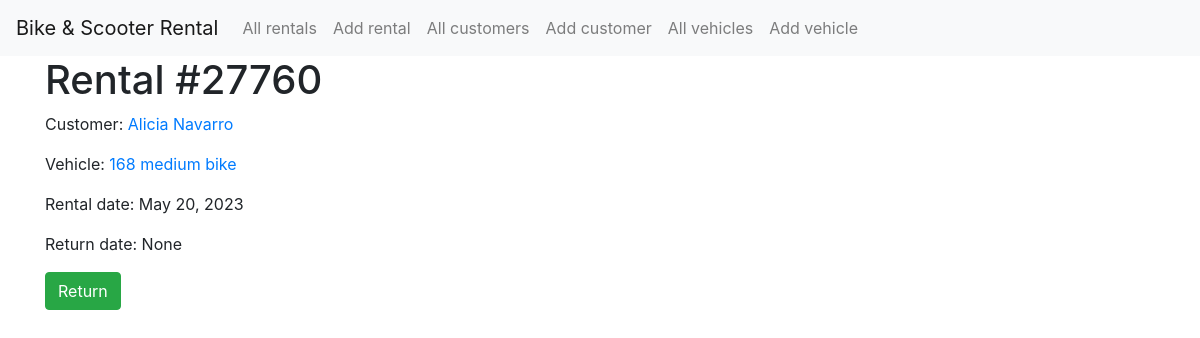
The page /rent/rental/27760 on the database its author committed.
### rent/models.py (models this page shows, shortened)
class Rental(models.Model):
    rental_date = models.DateField()
    return_date = models.DateField(null=True, blank=True)
    customer = models.ForeignKey(Customer, related_name='customer', on_delete=models.CASCADE)
    vehicle = models.ForeignKey(Vehicle, related_name='vehicle', on_delete=models.CASCADE)

class Customer(models.Model):
    first_name = models.CharField(max_length=100)
    last_name = models.CharField(max_length=100)
    email = models.EmailField(unique=True)
    phone_number = PhoneNumberField()
    address = models.CharField(max_length=300)
    city = models.CharField(max_length=50)
    country = models.CharField(max_length=50)
    def __str__(self):
        return f"{self.first_name} {self.last_name}"

class Vehicle(models.Model):
    vehicle_type = models.ForeignKey(VehicleType, on_delete=models.CASCADE)
    vehicle_size = models.ForeignKey(VehicleSize, on_delete=models.CASCADE)
    date_created = models.DateTimeField(auto_now_add=True)
    real_cost = models.IntegerField()
    def __str__(self):
        return f"{self.id} {self.vehicle_size} {self.vehicle_type}"

class VehicleSize(models.Model):
    name = models.CharField(max_length=100)
    def __str__(self):
        return self.name

class VehicleType(models.Model):
    name = models.CharField(max_length=100)
    def __str__(self):
        return self.name

### rent/views.py (the view)
# urls.py: path('rent/rental/', views.all_rentals, name='all_rentals'),
def rental(request, pk):
    chosen_rental = Rental.objects.get(id=pk)
    if request.method == "POST":
        chosen_rental.return_date = datetime.datetime.now().date()
        chosen_rental.save()
    context = {
        'title': f'Rental #{chosen_rental.id}',
        'rental': chosen_rental,
    }
    return render(request, 'rent/rental.html', context)

### rent/templates/rent/rental.html (shortened to what this page needs)
{% extends 'rent/base.html' %}
{% block content %}
    <div class="container">
        <h1>Rental #{{ rental.id }}</h1>
        <p>Customer: <a href="{% url 'customer' rental.customer.id %}">{{ rental.customer }}</a></p>
        <p>Vehicle: <a href="{% url 'vehicle' rental.vehicle.id %}">{{ rental.vehicle }}</a></p>
        <p>Rental date: {{ rental.rental_date }}</p>
        <p>Return date: {{ rental.return_date }}</p>
        {% if not rental.return_date %}
            <form action="{% url 'rental' rental.id %}" method="post">
                <button type="submit" name="undone" class="btn btn-success">Return</button>
            </form>
        {% endif %}
    </div>
{% endblock content %}

### rent/static/rent/style.css (style rules this page uses)
a { text-decoration: none; }

### rows shown on the page
Rental: id "27760", customer "Alicia Navarro", vehicle "168 medium bike", rental_date "May 20, 2023", return_date "None"
